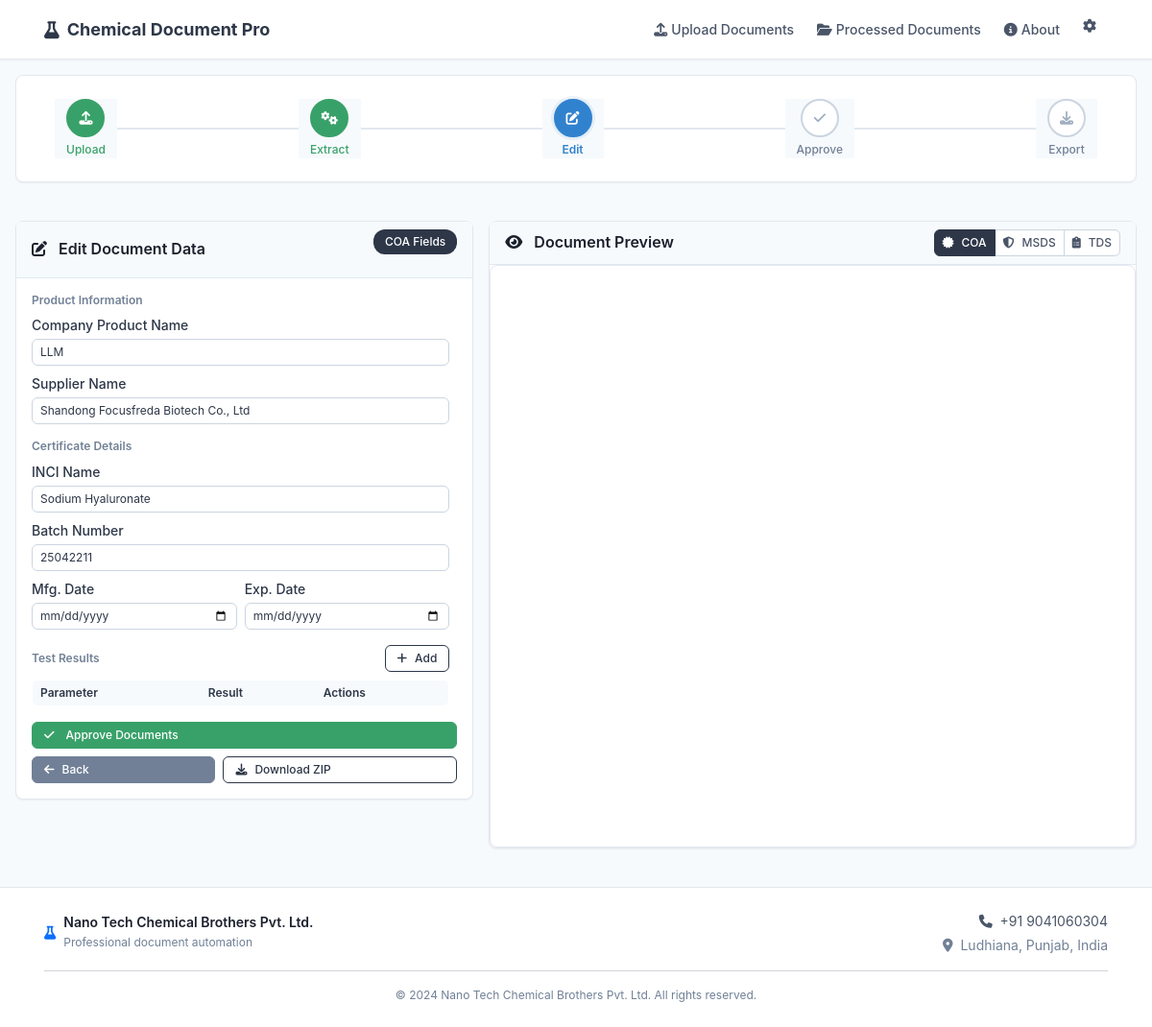
The app's page /edit/9 with its own data.
### models.py (models this page shows, shortened)
class DocumentSet(db.Model):
    id = db.Column(db.Integer, primary_key=True)
    original_product_name = db.Column(db.String(200), nullable=False)
    company_product_name = db.Column(db.String(200), nullable=False)
    supplier_name = db.Column(db.String(200), nullable=False)
    cas_number = db.Column(db.String(50))
    inci_name = db.Column(db.String(200))
    molecular_formula = db.Column(db.String(100))
    batch_number = db.Column(db.String(100))
    manufacturing_date = db.Column(db.Date)
    expiry_date = db.Column(db.Date)
    created_at = db.Column(db.DateTime, default=datetime.utcnow)
    supplier_coa_path = db.Column(db.String(500))
    supplier_msds_path = db.Column(db.String(500))
    supplier_tds_path = db.Column(db.String(500))
    generated_coa_path = db.Column(db.String(500))
    generated_msds_path = db.Column(db.String(500))
    generated_tds_path = db.Column(db.String(500))
    extracted_data = db.Column(db.Text)  # Will store JSON string

### routes.py (the view)
@app.route('/edit/<int:doc_set_id>')
def edit_preview(doc_set_id):
    doc_set = DocumentSet.query.get_or_404(doc_set_id)
    extracted_data = json.loads(doc_set.extracted_data) if doc_set.extracted_data else {}
    return render_template('edit_preview.html', doc_set=doc_set, extracted_data=extracted_data)

### templates/edit_preview.html (shortened to what this page needs)
{% extends "base.html" %}
{% block content %}
<div class="container-fluid py-3">
    <div class="row mb-3">
        <div class="col-12">
            <div class="card">
                <div class="card-body py-2">
                    <div class="pipeline-progress">
                        <div class="progress-step completed">
                            <div class="step-icon">
                                <i class="fas fa-upload"></i>
                            </div>
                            <div class="step-label">Upload</div>
                        </div>
                        <div class="progress-step completed">
                            <div class="step-icon">
                                <i class="fas fa-cogs"></i>
                            </div>
                            <div class="step-label">Extract</div>
                        </div>
                        <div class="progress-step active">
                            <div class="step-icon">
                                <i class="fas fa-edit"></i>
                            </div>
                            <div class="step-label">Edit</div>
                        </div>
                        <div class="progress-step">
                            <div class="step-icon">
                                <i class="fas fa-check"></i>
                            </div>
                            <div class="step-label">Approve</div>
                        </div>
                        <div class="progress-step">
                            <div class="step-icon">
                                <i class="fas fa-download"></i>
                            </div>
                            <div class="step-label">Export</div>
                        </div>
                    </div>
                </div>
            </div>
        </div>
    </div>
    <div class="row g-3">
        <div class="col-lg-5">
            <div class="card sticky-top">
                <div class="card-header py-2">
                    <div class="d-flex justify-content-between align-items-center">
                        <h6 class="card-title mb-0">
                            <i class="fas fa-edit me-2"></i>
                            Edit Document Data
                        </h6>
                        <span class="document-type-indicator" id="currentDocumentType">COA Fields</span>
                    </div>
                </div>
                <div class="card-body p-3">
                    <div class="edit-panel">
                        <form id="editForm" onsubmit="return false;">
                            <div id="commonFields" class="mb-3">
                                <h6 class="text-muted mb-2 text-xs">Product Information</h6>
                                <div class="mb-2">
                                    <label class="form-label text-sm">Company Product Name</label>
                                    <input type="text" class="form-control form-control-sm editable-field"
                                           data-field="company_product_name"
                                           value="{{ doc_set.company_product_name }}"
                                           placeholder="Enter product name">
                                </div>
                                <div class="mb-2">
                                    <label class="form-label text-sm">Supplier Name</label>
                                    <input type="text" class="form-control form-control-sm editable-field"
                                           data-field="supplier_name"
                                           value="{{ doc_set.supplier_name or '' }}"
                                           placeholder="Enter supplier name">
                                </div>
                            </div>
                            <div id="coaFields" class="document-fields">
                                <div class="mb-3">
                                    <h6 class="text-muted mb-2 text-xs">Certificate Details</h6>
                                    <div class="mb-2">
                                        <label class="form-label text-sm">INCI Name</label>
                                        <input type="text" class="form-control form-control-sm editable-field"
                                               data-field="inci_name"
                                               value="{{ doc_set.inci_name or '' }}"
                                               placeholder="Enter INCI name">
                                    </div>
                                    <div class="mb-2">
                                        <label class="form-label text-sm">Batch Number</label>
                                        <input type="text" class="form-control form-control-sm editable-field"
                                               data-field="batch_number"
                                               value="{{ doc_set.batch_number or '' }}"
                                               placeholder="Enter batch number">
                                    </div>
                                    <div class="row g-2 mb-2">
                                        <div class="col-6">
                                            <label class="form-label text-sm">Mfg. Date</label>
                                            <input type="date" class="form-control form-control-sm editable-field"
                                                   data-field="manufacturing_date"
                                                   value="{% if doc_set.manufacturing_date %}{{ doc_set.manufacturing_date.strftime('%Y-%m-%d') }}{% endif %}">
                                        </div>
                                        <div class="col-6">
                                            <label class="form-label text-sm">Exp. Date</label>
                                            <input type="date" class="form-control form-control-sm editable-field"
                                                   data-field="expiry_date"
                                                   value="{% if doc_set.expiry_date %}{{ doc_set.expiry_date.strftime('%Y-%m-%d') }}{% endif %}">
                                        </div>
                                    </div>
                                </div>
                                <div class="mb-3">
                                    <div class="d-flex justify-content-between align-items-center mb-2">
                                        <h6 class="text-muted mb-0 text-xs">Test Results</h6>
                                        <button type="button" class="btn btn-sm btn-outline-primary btn-xs" onclick="addTestResult()">
                                            <i class="fas fa-plus me-1"></i>Add
                                        </button>
                                    </div>
                                    <div class="table-responsive">
                                        <table class="table table-sm editable-table" id="testResultsTable">
                                            <thead>
                                                <tr>
                                                    <th class="text-xs">Parameter</th>
                                                    <th class="text-xs">Result</th>
                                                    <th class="text-xs w-auto">Actions</th>
                                                </tr>
                                            </thead>
                                        </table>
                                    </div>
                                </div>
                            </div>
                                                {% set physical_props = extracted_data.get('physical_properties', {}) %}
                                                {% set specs = extracted_data.get('specifications', {}) %}
                        </form>
                    </div>
                    <div class="d-grid gap-2">
                        <button type="button" class="btn btn-success btn-sm" onclick="approveDocuments()">
                            <i class="fas fa-check me-2"></i>
                            Approve Documents
                        </button>
                        <div class="d-flex gap-2">
                            <a href="{{ url_for('upload') }}" class="btn btn-secondary btn-sm flex-fill">
                                <i class="fas fa-arrow-left me-1"></i>
                                Back
                            </a>
                            <button type="button" class="btn btn-outline-primary btn-sm flex-fill" onclick="downloadAllAsZip({{ doc_set.id }})">
                                <i class="fas fa-download me-1"></i>
                                Download ZIP
                            </button>
                        </div>
                    </div>
                </div>
            </div>
        </div>
        <div class="col-lg-7">
            <div class="card">
                <div class="card-header py-2">
                    <div class="d-flex justify-content-between align-items-center">
                        <h6 class="card-title mb-0">
                            <i class="fas fa-eye me-2"></i>
                            Document Preview
                        </h6>
                        <div class="btn-group btn-group-sm" role="group">
                            <button type="button" class="btn btn-outline-primary active"
                                    id="previewBtnCoa" onclick="switchPreview('coa')">
                                <i class="fas fa-certificate me-1"></i>COA
                            </button>
                            <button type="button" class="btn btn-outline-primary"
                                    id="previewBtnMsds" onclick="switchPreview('msds')">
                                <i class="fas fa-shield-alt me-1"></i>MSDS
                            </button>
                            <button type="button" class="btn btn-outline-primary"
                                    id="previewBtnTds" onclick="switchPreview('tds')">
                                <i class="fas fa-clipboard-list me-1"></i>TDS
                            </button>
                        </div>
                    </div>
                </div>
                <div class="card-body p-0">
                    <div class="preview-container">
                        <iframe id="previewFrame"
                                src="/api/preview/{{ doc_set.id }}/coa"
                                width="100%"
                                height="600"
                                style="border: none;">
                        </iframe>
                    </div>
                </div>
            </div>
        </div>
    </div>
</div>
{% endblock %}

### records on screen
DocumentSet: company_product_name "LLM", supplier_name "Shandong Focusfreda Biotech Co., Ltd", inci_name "Sodium Hyaluronate", batch_number "25042211"
